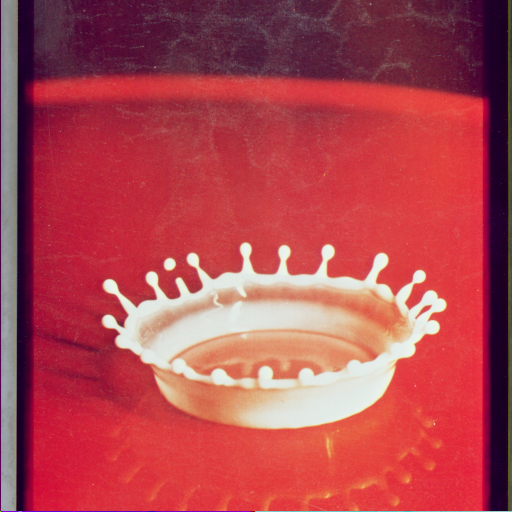
%> input picture Assignments/Assignment 0/images/splash.tiff, 512 x 512 px
$ octave inputImages.m   (GNU Octave 9; MATLAB toolbox functions it lacks are replaced by stand-ins)
%> lines starting %> are read from the running program, lines starting %| are printed output that depends on the picture
% Question 1

figure, imshow(imread('./images/splash.tiff'), [0,512]);
%> after `imshow(imread('./images/splash.tiff'), [0,512])`:
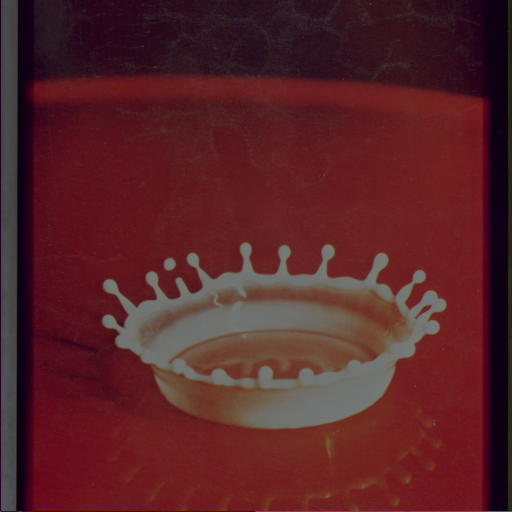
%> displayed picture: size 512x512x3, on the screen's scale of 0 to 255; mean R, G, B 87.9, 35, 39.7
figure, imshow(imread('./images/baboon.tiff'), [0,512]);
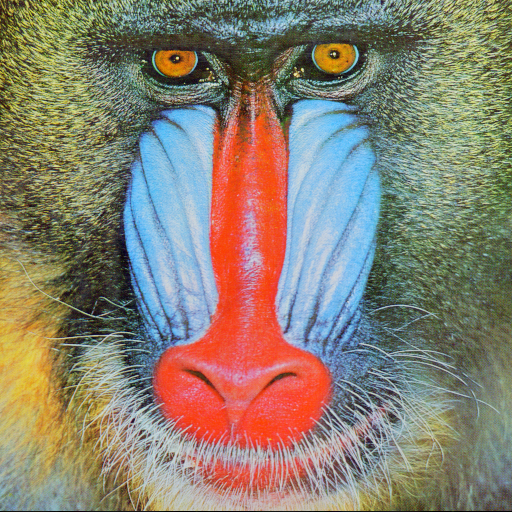
%> input picture Assignments/Assignment 0/images/baboon.tiff, 512 x 512 px
%> after `imshow(imread('./images/baboon.tiff'), [0,512])`:
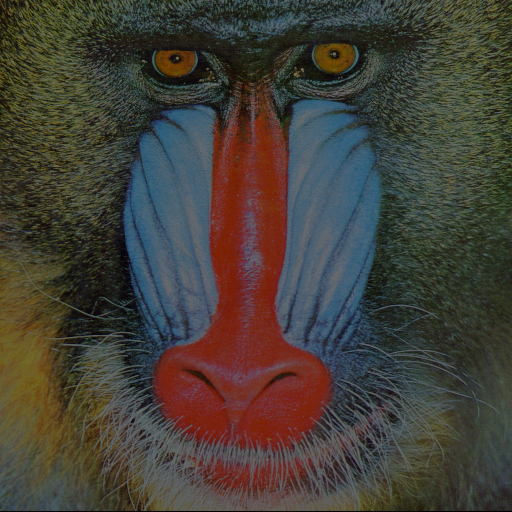
%> displayed picture: size 512x512x3, on the screen's scale of 0 to 255; mean R, G, B 68.4, 64.2, 56.3
